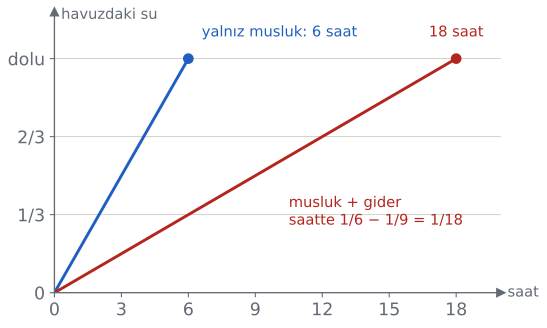

This figure's Python source:
import sys; sys.path.insert(0, "tools")
from cizim import *

# Musluk havuzu 6 saatte doldurur (saatte 1/6), gider 9 saatte boşaltır (saatte 1/9).
# İkisi açıkken saatte 1/6 - 1/9 = 1/18 -> 18 saat.
fig, ax = sekil(6, 3.8)
eksenler(ax, x=(0, 20), y=(0, 1.2), izgara=False)
for t in list(ax.texts): t.remove()  # x, y harflerini kaldır; eksen adları aşağıda
ax.set_xticks([0, 3, 6, 9, 12, 15, 18]); ax.set_yticks([0, 1/3, 2/3, 1])
ax.set_yticklabels(["0", "1/3", "2/3", "dolu"])
for y in (1/3, 2/3, 1): ax.axhline(y, color=CIZGI, lw=0.6, zorder=0)
ax.plot([0, 6], [0, 1], color=MAVI)
ax.plot([0, 18], [0, 1], color=KIRMIZI)
nokta(ax, 6, 1, renk=MAVI); nokta(ax, 18, 1, renk=KIRMIZI)
ax.text(6.6, 1.08, "yalnız musluk: 6 saat", color=MAVI, fontsize=11, va="bottom")
ax.text(10.5, 0.42, "musluk + gider\nsaatte 1/6 − 1/9 = 1/18", color=KIRMIZI, fontsize=11, va="top")
ax.text(18, 1.08, "18 saat", color=KIRMIZI, fontsize=11, ha="center", va="bottom")
ax.text(20.3, 0, "saat", fontsize=11, color=SOLUK, va="center")
ax.text(0.3, 1.17, "havuzdaki su", fontsize=11, color=SOLUK)
kaydet(fig, __file__)
